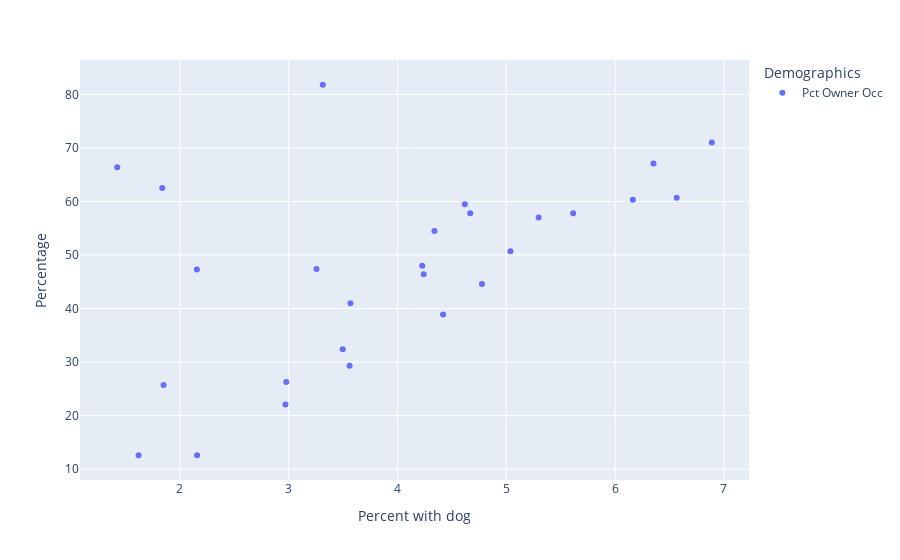

The notebook cell saved with this chart:
### Code cell
plot_attribute('Pct Owner Occ')

### Figure 1 — Plotly figure (JSON) as saved in the notebook; plotly's stock layout.template omitted (floating-point values rounded to 4 significant figures)
{"data": [{"hovertemplate": "variable=Pct Owner Occ<br>households_with_dog_pct=%{x}<br>value=%{y}<extra></extra>", "legendgroup": "Pct Owner Occ", "marker": {"color": "#636efa", "symbol": "circle"}, "mode": "markers", "name": "Pct Owner Occ", "orientation": "v", "showlegend": true, "type": "scatter", "x": [2.158, 2.978, 4.777, 1.621, 3.496, 5.038, 4.419, 4.34, 2.97, 4.668, 6.163, 5.297, 6.888, 4.619, 3.568, 1.85, 3.56, 4.241, 5.615, 2.156, 3.256, 6.353, 4.228, 1.838, 3.314, 1.424, 6.566], "xaxis": "x", "y": [12.6, 26.3, 44.6, 12.6, 32.4, 50.7, 38.9, 54.5, 22.1, 57.8, 60.3, 57, 71, 59.5, 41, 25.7, 29.3, 46.4, 57.8, 47.3, 47.4, 67.1, 48, 62.5, 81.8, 66.4, 60.7], "yaxis": "y"}], "layout": {"legend": {"title": {"text": "Demographics"}, "tracegroupgap": 0}, "margin": {"t": 60}, "xaxis": {"anchor": "y", "domain": [0, 1], "title": {"text": "Percent with dog"}}, "yaxis": {"anchor": "x", "domain": [0, 1], "title": {"text": "Percentage"}}}}
